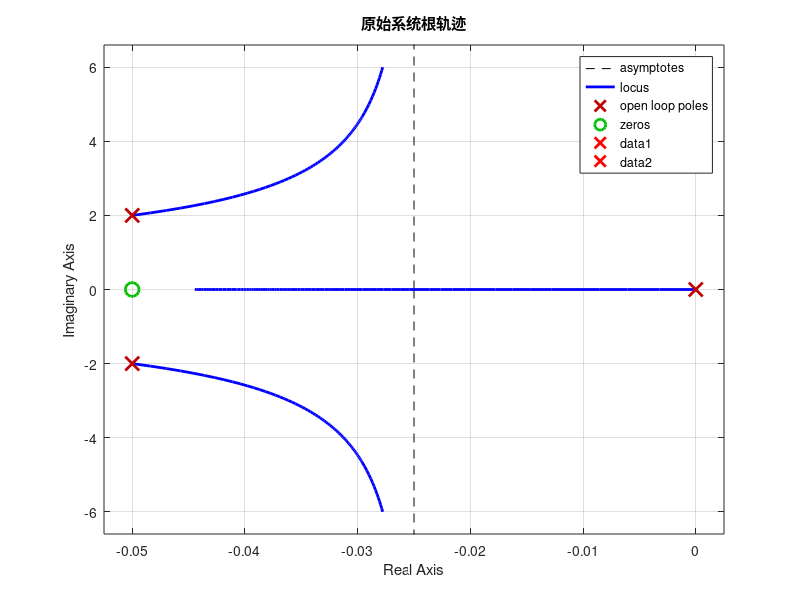
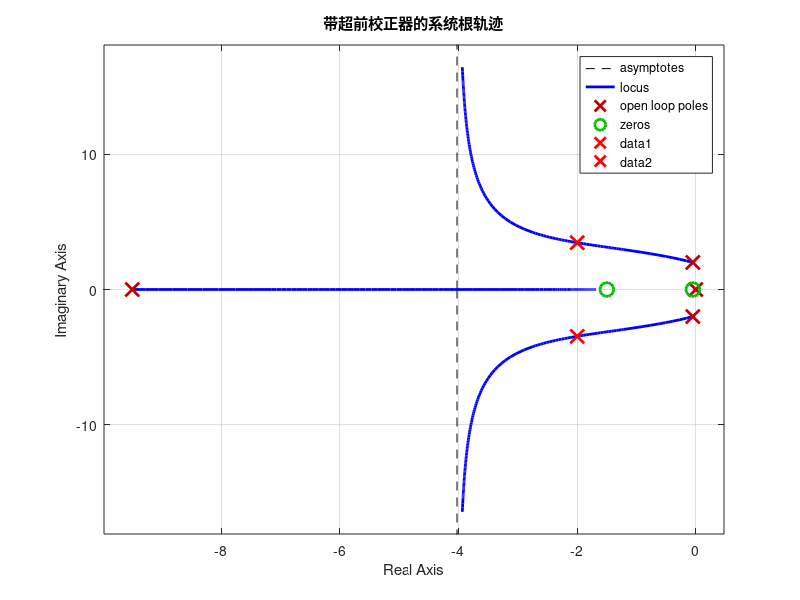
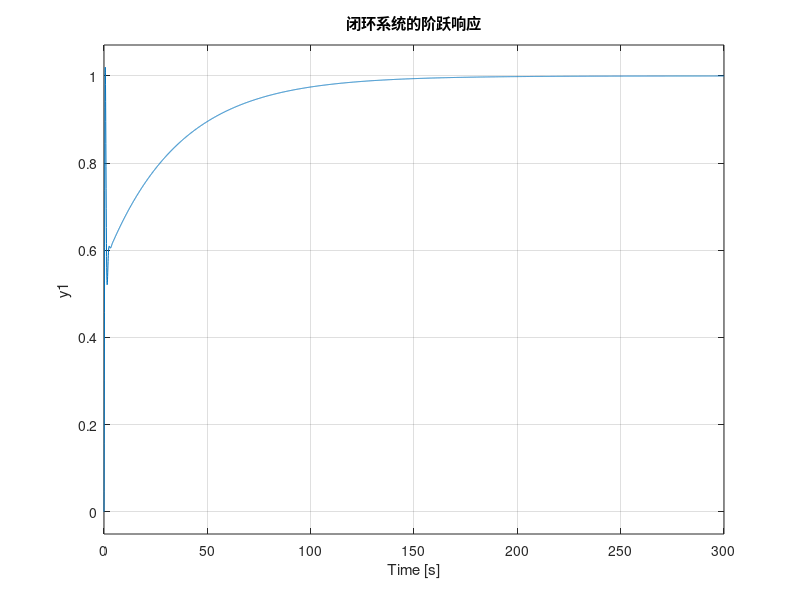

These figures' MATLAB source, in order: (Note: this script raises an error after producing the figures.)
clear
% 定义传递函数
G =tf([1],[1 0]);  % 液压伺服机构的传递函数
G1=tf([2 0.1],[1 0.1 4]); % 飞机的传递函数
H = 1;  % 速率脱落传递函数

% 开环传递函数
OLTF = G * G1 * H;

% 绘制原始系统的根轨迹
figure;
rlocus(OLTF);
title('原始系统根轨迹');
grid on;

% 期望闭环极点
p1 = -2 + 2 * sqrt(3) * 1i;
p2 = conj(p1);

% 在根轨迹上标注期望闭环极点
hold on;
plot(real(p1), imag(p1), 'rx', 'MarkerSize', 10, 'LineWidth', 2);
plot(real(p2), imag(p2), 'rx', 'MarkerSize', 10, 'LineWidth', 2);
hold off;

%计算相角差额
phi=pi-angle((2*p1+0.1)/(p1^2+0.1*p1+4));
beta=pi/3;
gamma=rad2deg(10);

% 设计超前校正器 G_c(s)
z = 1.5;  % 补偿器零点
p = 9.5;    % 补偿器极点
K = abs((p1 + p) * (p1^2 + 0.1 * p1 + 4) * p1/((2*p1+0.1)*(p1+z)));    % 增益
G_c = K * tf([1 z],[1 p]);  % 超前校正器

% 更新后的开环传递函数
OLTF_compensated = G_c * OLTF;

% 绘制带补偿器的根轨迹
figure;
rlocus(OLTF_compensated);
title('带超前校正器的系统根轨迹');
grid on;
hold on;
plot(real(p1), imag(p1), 'rx', 'MarkerSize', 10, 'LineWidth', 2);
plot(real(p2), imag(p2), 'rx', 'MarkerSize', 10, 'LineWidth', 2);
hold off;

% 调整增益，检查闭环极点的位置

CLTF = feedback(G_c * G * G1, H);

% 验证设计：绘制阶跃响应
figure;
step(CLTF);
title('闭环系统的阶跃响应');
grid on;


% 输出系统的性能信息
info = stepinfo(CLTF);
overshoot = info.Overshoot;  % 超调量
settling_time = info.SettlingTime;  % 稳定时间

fprintf('超调量: %.2f%%\n', overshoot);
fprintf('稳定时间: %.2f 秒\n', settling_time);

% 使用 damp 函数验证阻尼比和自然频率
[wn, zeta, poles] = damp(CLTF);
fprintf('自然频率 (rad/s): %.2f\n', wn(2));
fprintf('阻尼比: %.2f\n', zeta(2));
poles
